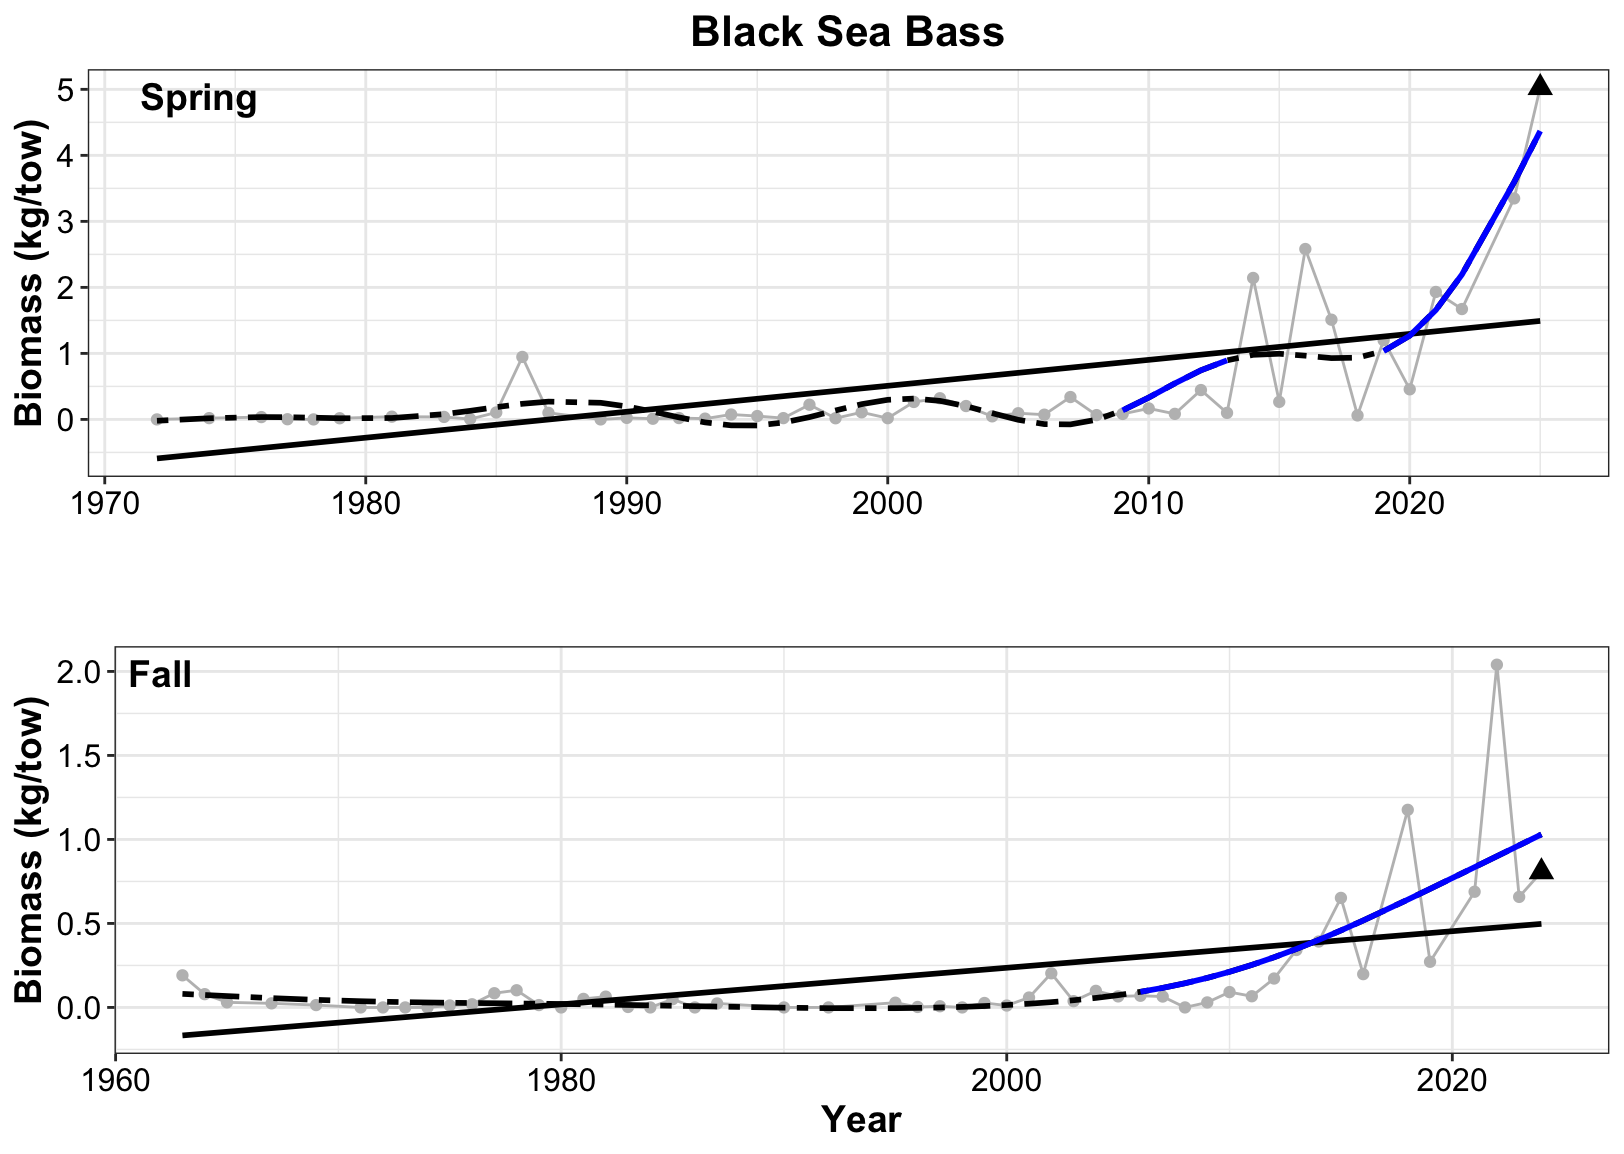

The script that drew this image:
## Figures for Black Sea Bass

## **Laura Gruenburg, lagruenburg@gmail.com**

#   **LAST UPDATED: September 29, 2025**

###load required functions
#  You will need to download the functions from here https://gist.github.com/gavinsimpson/e73f011fdaaab4bb5a30

setwd("~/Desktop/NYB_Indicators_Calculations")
source("Deriv.R")
library(mgcv)
library(ggplot2)
#library(mgcViz)
library(ggpubr)

#######Load the datasets
setwd("~/Desktop/NYB_Indicators_Calculations/Final_Timeseries_Figures/Timeseries_Files_2025")
ds<-read.csv("bsb_spring_2025.csv", header = TRUE)

#calculate the 30th a and 70th percentiles for the short term column of the indicators report
qds = quantile(ds$strat.biomass, probs = c(.30, .70))

# find the last 5 years mean
mn_ds5 = mean(ds$strat.biomass[ds$YEAR >= 2020])
# what quintile the data is in
mn_ds5 >qds

# Creat a GAM - adjust k and remember to check model
mod<- gam(strat.biomass ~ s(YEAR, k=10), data = ds)
summary(mod) #check out model
gam.check(mod)

pdata <- with(ds, data.frame(YEAR = YEAR))
p2_mod <- predict(mod, newdata = pdata,  type = "terms", se.fit = TRUE)
intercept = 0.5075612    # look at p2_mod and extract the intercept
pdata <- transform(pdata, p2_mod = p2_mod$fit[,1], se2 = p2_mod$se.fit[,1])

#  Now that we have the model prediction, the next step is to calculate the first derivative
#  Then determine which increases and decreases are significant
Term = "YEAR"
mod.d <- Deriv(mod, n=48) # n is the number of YEARs
mod.dci <- confint(mod.d, term = Term)
mod.dsig <- signifD(pdata$p2_mod, d = mod.d[[Term]]$deriv,
                    +                    mod.dci[[Term]]$upper, mod.dci[[Term]]$lower)

# Take a quick look to make sure it appears ok before final plotting
plot(strat.biomass ~ YEAR, data = ds)
lines(strat.biomass ~ YEAR, data = ds)
lines(p2_mod+intercept ~ YEAR, data = pdata, type = "n")
lines(p2_mod+intercept ~ YEAR, data = pdata)
lines(unlist(mod.dsig$incr)+intercept ~ YEAR, data = pdata, col = "blue", lwd = 3)
lines(unlist(mod.dsig$decr)+intercept ~ YEAR, data = pdata, col = "red", lwd = 3)

linearMod<- lm(strat.biomass ~ YEAR, data=ds)
summary(linearMod)

p1 = ggplot() + 
  geom_line(data = ds, aes(x = YEAR, y = strat.biomass), color = 'grey') +
  geom_point(data = ds, aes(x = YEAR, y = strat.biomass), color = 'gray') + 
  geom_point(data = ds[48, ], aes(x = YEAR, y = strat.biomass), shape = 17, size = 3) + 
  geom_smooth(data = ds, aes(x = YEAR, y = strat.biomass), method = lm, se = FALSE, color = 'black') + 
  geom_line(data=pdata, aes(x = YEAR, y = p2_mod+intercept), se = FALSE, color = 'black', linetype = 'twodash', size = 1) + 
  geom_line(data = pdata, aes(y = unlist(mod.dsig$incr)+intercept, x = YEAR), color = "blue", size = 1) + 
  geom_line(data = pdata, aes(y = unlist(mod.dsig$decr)+intercept, x = YEAR), color = 'red', size = 1) + 
  theme_bw() +
  labs (y = bquote("Biomass (kg/tow)"), x = '', title = 'Black Sea Bass') + 
  theme(plot.title=element_text(size = 16,face = 'bold',hjust = 0.5), axis.title=element_text(size = 14, face = 'bold'), axis.text= element_text(color = 'black', size = 12))


ds2<-read.csv("bsb_fall_2025.csv", header = TRUE)


#calculate the 30th a and 70th percentiles for the short term column of the indicators report
qds2 = quantile(ds2$strat.biomass, probs = c(.30, .70))

# find the last 5 years mean
mn_ds25 = mean(ds2$strat.biomass[ds2$YEAR >= 2019])
# what quintile the data is in
mn_ds25 >qds2

# Creat a GAM - adjust k and remember to check model
mod2<- gam(strat.biomass ~ s(YEAR, k=10), data = ds2)
summary(mod2) #check out model
gam.check(mod2)

pdata2 <- with(ds2, data.frame(YEAR = YEAR))
p2_mod2 <- predict(mod2, newdata = pdata2,  type = "terms", se.fit = TRUE)
intercept2 = 0.1734841      # look at p2_mod and extract the intercept
pdata2 <- transform(pdata2, p2_mod2 = p2_mod2$fit[,1], se2 = p2_mod2$se.fit[,1])

#  Now that we have the model prediction, the next step is to calculate the first derivative
#  Then determine which increases and decreases are significant
Term = "YEAR"
mod2.d <- Deriv(mod2, n=52) # n is the number of YEARs
mod2.dci <- confint(mod2.d, term = Term)
mod2.dsig <- signifD(pdata2$p2_mod2, d = mod2.d[[Term]]$deriv,
                     +                    mod2.dci[[Term]]$upper, mod2.dci[[Term]]$lower)

# Take a quick look to make sure it appears ok before final plotting
plot(strat.biomass ~ YEAR, data = ds2)
lines(strat.biomass ~ YEAR, data = ds2)
lines(p2_mod2+intercept2 ~ YEAR, data = pdata2, type = "n")
lines(p2_mod2+intercept2 ~ YEAR, data = pdata2)
lines(unlist(mod2.dsig$incr)+intercept2 ~ YEAR, data = pdata2, col = "blue", lwd = 3)
lines(unlist(mod2.dsig$decr)+intercept2 ~ YEAR, data = pdata2, col = "red", lwd = 3)

linearmod2<- lm(strat.biomass ~ YEAR, data=ds2)
summary(linearmod2)

p2 = ggplot() + 
  geom_line(data = ds2, aes(x = YEAR, y = strat.biomass), color = 'grey') +
  geom_point(data = ds2, aes(x = YEAR, y = strat.biomass), color = 'gray') + 
  geom_point(data = ds2[52, ], aes(x = YEAR, y = strat.biomass), shape = 17, size = 3) + 
  geom_smooth(data = ds2, aes(x = YEAR, y = strat.biomass), method = lm, se = FALSE, color = 'black') + 
  geom_line(data=pdata2, aes(x = YEAR, y = p2_mod2+intercept2), se = FALSE, color = 'black', linetype = 'twodash', size = 1) + 
  geom_line(data = pdata2, aes(y = unlist(mod2.dsig$incr)+intercept2, x = YEAR), color = "blue", size = 1) + 
  geom_line(data = pdata2, aes(y = unlist(mod2.dsig$decr)+intercept2, x = YEAR), color = 'red', size = 1) + 
  theme_bw() +
  labs (y = bquote("Biomass (kg/tow)"), x = 'Year', title = '') + 
  theme(plot.title=element_text(size = 16,face = 'bold',hjust = 0.5), axis.title=element_text(size = 14, face = 'bold'), axis.text= element_text(color = 'black', size = 12))


ggarrange(p1, p2, 
          labels = c("Spring", " Fall"),
          label.x = c(.05,.05),
          label.y = c(0.88,0.88),
          font.label = (face = 'Italic'),
          ncol = 1, nrow = 2)
